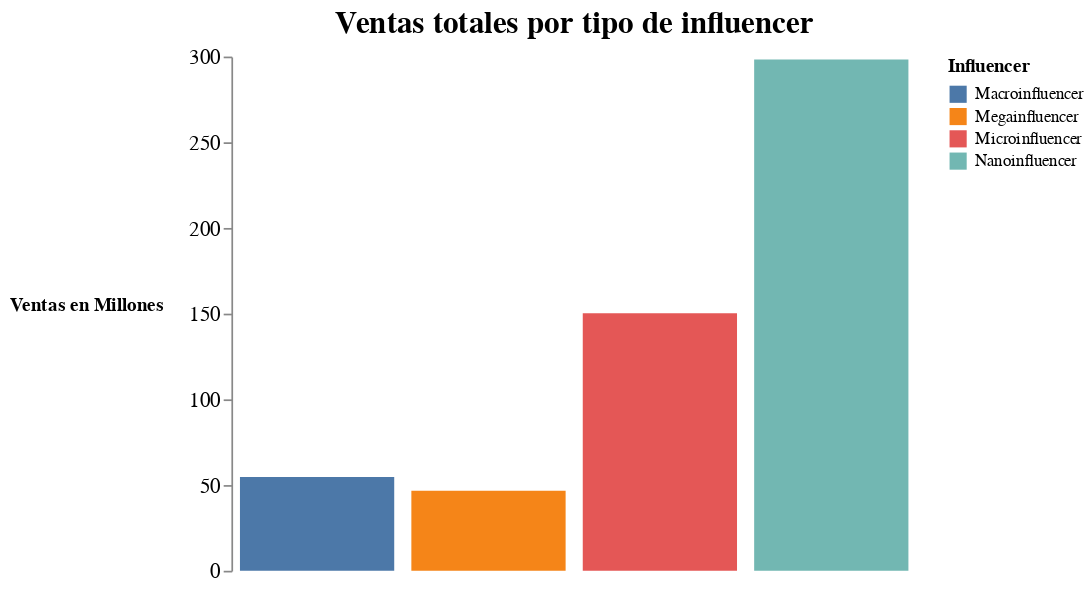

Source (notebook cell):
### Markdown cell above
Los 3 gráficos tienen diferentes desviaciones. Pero, el de TV tiene valores atípicos para un valor entre 40 y 60.

### Code cell
alt.Chart(table).mark_bar().encode(
    x=alt.X('Influencer:O', title='', axis=None),
    y=alt.Y('Sales:Q',title='Ventas en Millones', stack=None, axis=alt.Axis(titlePadding=60, titleAngle=0, titleAnchor='middle' ,labelFontSize=12, grid=False)),
    color="Influencer:N",
    tooltip = [alt.Tooltip('Influencer:O'),
               alt.Tooltip('Sales:Q')],
).properties(
    title = 'Ventas totales por tipo de influencer',
    width = 400,
    height = 300
).configure_title(
    fontSize = 18,
    anchor = 'middle'
).configure_view(
    strokeWidth=0
)

### Figure 1 — Vega-Lite specification as saved in the notebook (floating-point values rounded to 4 significant figures)
{"config": {"view": {"continuousWidth": 400, "continuousHeight": 300, "strokeWidth": 0}, "title": {"anchor": "middle", "fontSize": 18}}, "data": {"name": "data-6d8473542571649c12384ff75f4c2340"}, "mark": "bar", "encoding": {"color": {"field": "Influencer", "type": "nominal"}, "tooltip": [{"field": "Influencer", "type": "ordinal"}, {"field": "Sales", "type": "quantitative"}], "x": {"axis": null, "field": "Influencer", "title": "", "type": "ordinal"}, "y": {"axis": {"grid": false, "labelFontSize": 12, "titleAnchor": "middle", "titleAngle": 0, "titlePadding": 60}, "field": "Sales", "stack": null, "title": "Ventas en Millones", "type": "quantitative"}}, "height": 300, "title": "Ventas totales por tipo de influencer", "width": 400, "$schema": "https://vega.github.io/schema/vega-lite/v4.17.0.json", "datasets": {"data-6d8473542571649c12384ff75f4c2340": [{"Influencer": "Macroinfluencer", "Radio": 20550.0, "Social Media": 3779.0, "TV": 61730.0, "Sales": 54.73}, {"Influencer": "Megainfluencer", "Radio": 20890.0, "Social Media": 3900.0, "TV": 61830.0, "Sales": 46.68}, {"Influencer": "Microinfluencer", "Radio": 20990.0, "Social Media": 3774.0, "TV": 62010.0, "Sales": 150.2}, {"Influencer": "Nanoinfluencer", "Radio": 20490.0, "Social Media": 3728.0, "TV": 61290.0, "Sales": 298.2}]}}
